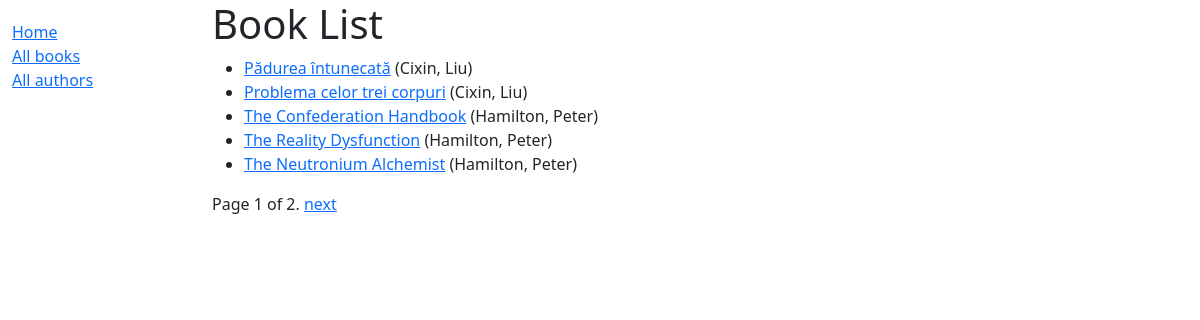
/catalog/books/, run on the app's committed database.
### catalog/models.py (models this page shows, shortened)
class Book(models.Model):
	title = models.CharField(max_length=200)
	author = models.ForeignKey('Author', on_delete=models.SET_NULL, null=True)
	summary = models.TextField(max_length=1000, help_text='Enter a brief description of the book')
	isbn = models.CharField('ISBN', max_length=13, unique=True, help_text='13 Character <a href="https://www.isbn-international.org/content/what-isbn">ISBN number</a>')
	genre = models.ManyToManyField(Genre, help_text='Select a genre for this book')
	language = models.ForeignKey('Language', on_delete=models.SET_NULL, null=True)
	def display_genre(self):
		"""Create a string for the Genre. This is required to display genre in Admin."""
		return ', '.join(genre.name for genre in self.genre.all()[:3])
	display_genre.short_description = 'Genre'
	def get_absolute_url(self):
		return reverse('book-detail', args=[str(self.id)])

class Author(models.Model):
	first_name = models.CharField(max_length=100)
	last_name = models.CharField(max_length=100)
	date_of_birth = models.DateField(null=True, blank=True)
	date_of_death = models.DateField('Died', null=True, blank=True)
	class Meta:
		ordering = ['last_name', 'first_name']
	def __str__(self):
		return f'{self.last_name}, {self.first_name}'

### catalog/views.py (the view)
# urls.py: path('books/', views.BookListView.as_view(), name='books'),
class BookListView(generic.ListView):
	model = Book
	paginate_by = 5

### catalog/templates/catalog/book_list.html
{% extends "base_generic.html" %}
{% block content %}
<h1>Book List</h1>
{% if book_list %}
<ul>
	{% for book in book_list %}
	<li>
		<a href="{{ book.get_absolute_url }}">{{ book.title }}</a>
		({{book.author}})
	</li>
	{% endfor %}
</ul>
{% else %}
<p>There are no books in the library.</p>
{% endif %}
{% endblock %}

### data on the page
Book: title "Pădurea întunecată", author "Cixin, Liu"
Book: title "Problema celor trei corpuri", author "Cixin, Liu"
Book: title "The Confederation Handbook", author "Hamilton, Peter"
Book: title "The Reality Dysfunction", author "Hamilton, Peter"
Book: title "The Neutronium Alchemist", author "Hamilton, Peter"

### other printed values
{{ page_obj.number }} "1"
{{ page_obj.paginator.num_pages }} "2"
